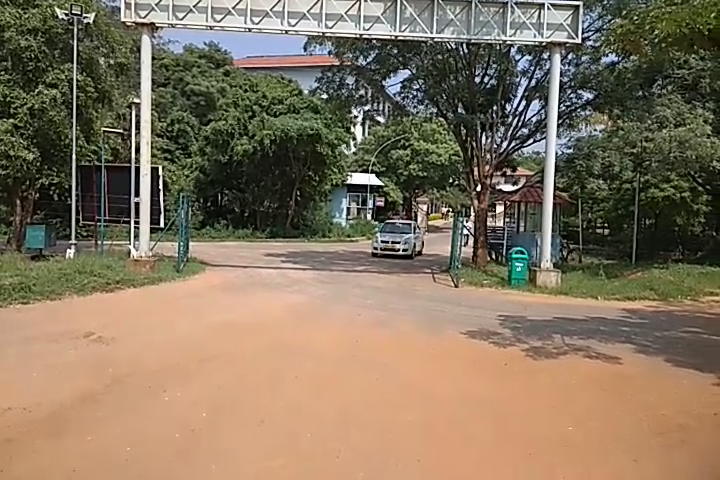
#> input picture frame 23 of 1.mp4, 720 x 480 px
$ python opt_main1.py
#> lines starting #> are read from the running program, lines starting #| are printed output that depends on the picture
import cv2
import numpy as np
cap = cv2.VideoCapture("1.mp4")

ret, frame1 = cap.read()
#> frame1 is the input picture: shape (480, 720, 3); mean B, G, R 95.3, 116.6, 132.5
prvs = cv2.cvtColor(frame1,cv2.COLOR_BGR2GRAY)
hsv = np.zeros_like(frame1)
hsv[...,1] = 255

while(1):
    ret, frame2 = cap.read()
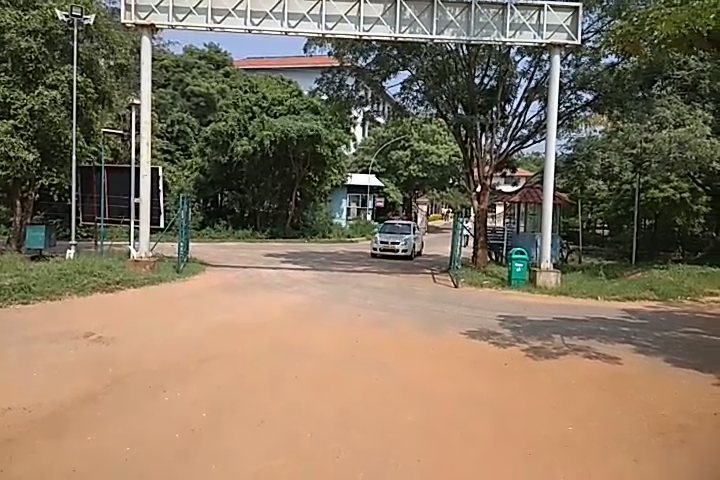
#> input picture frame 24 of 1.mp4, 720 x 480 px
#> frame2 is the input picture: shape (480, 720, 3); mean B, G, R 95.3, 116.6, 132.6
    if ret is True:
    	next = cv2.cvtColor(frame2,cv2.COLOR_BGR2GRAY)
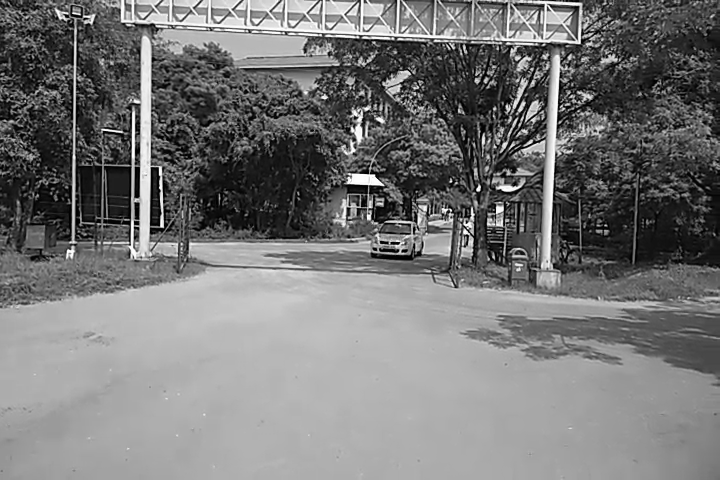
#> next: shape (480, 720); min 0, max 255, mean 118.9
    else:
    	continue

    flow = cv2.calcOpticalFlowFarneback(prvs,next, None, 0.5, 3, 15, 3, 5, 1.2, 0)

    mag, ang = cv2.cartToPolar(flow[...,0], flow[...,1])
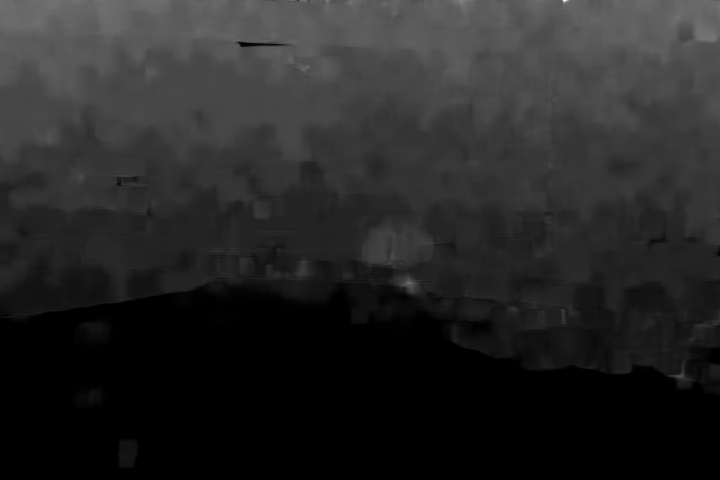
#> mag: shape (480, 720) float32; min 1.58e-11, max 3.57, mean 0.539; drawn with min black and max white
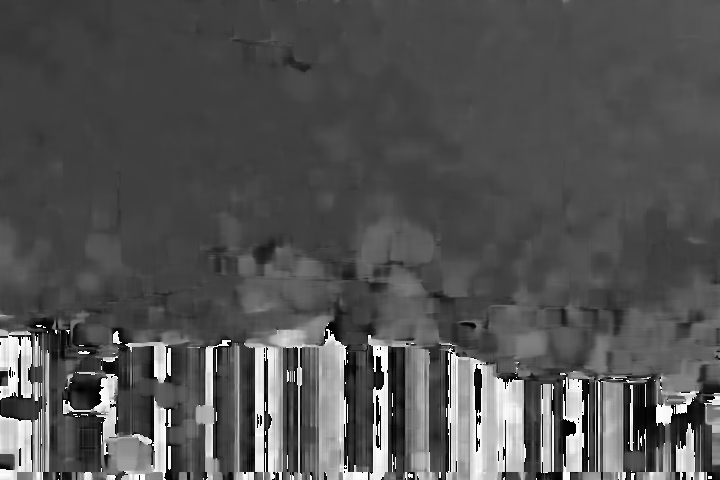
#> ang: shape (480, 720) float32; min 1.53e-05, max 6.28, mean 2.06; drawn with min black and max white
    hsv[...,0] = ang*180/np.pi/2
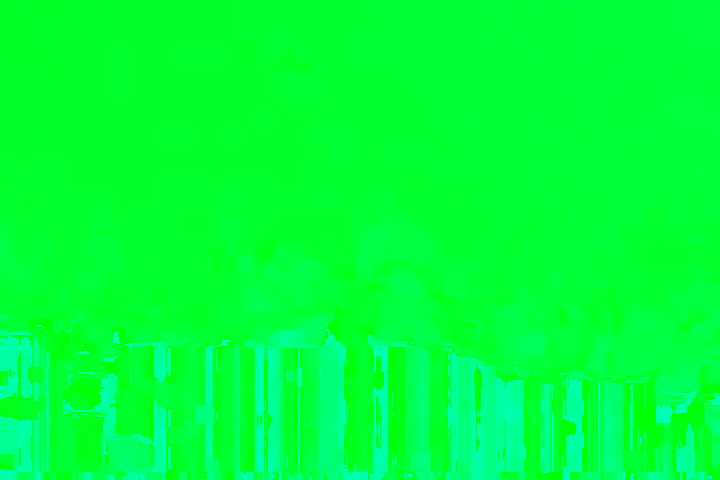
#> hsv: shape (480, 720, 3); mean of channels 0, 1, 2 58.5, 255, 0; drawn as B, G, R
    hsv[...,2] = cv2.normalize(mag,None,0,255,cv2.NORM_MINMAX)
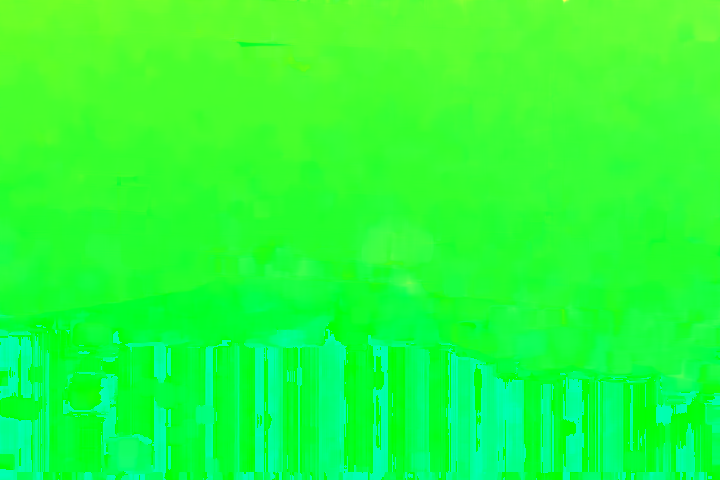
#> hsv: shape (480, 720, 3); mean of channels 0, 1, 2 58.5, 255, 38.2; drawn as B, G, R
    rgb = cv2.cvtColor(hsv,cv2.COLOR_HSV2BGR)
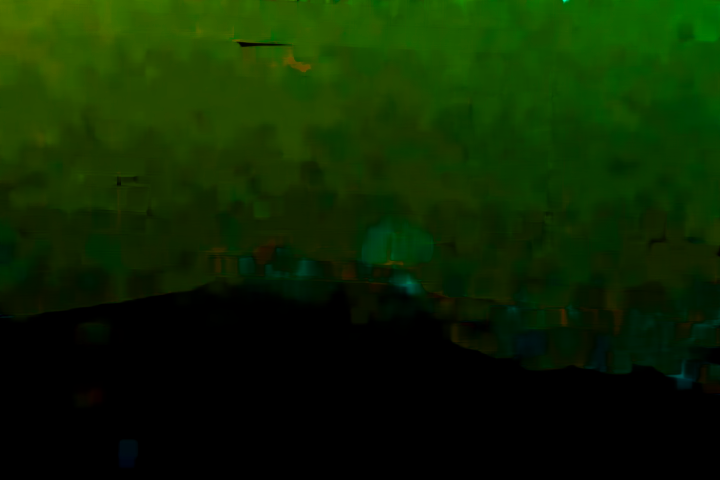
#> rgb: shape (480, 720, 3); mean B, G, R 0.4, 38.2, 13.3

    cv2.imshow('frame2',rgb)
    k = cv2.waitKey(30) & 0xFF
#> (key Esc is pressed here)
    if k == 27:
        break
    elif k == ord('s'):
        cv2.imwrite('opticalfb.png',frame2)
        cv2.imwrite('opticalhsv.png',rgb)
    prvs = next

cap.release()
cv2.destroyAllWindows()

$ run again, starting later in the video
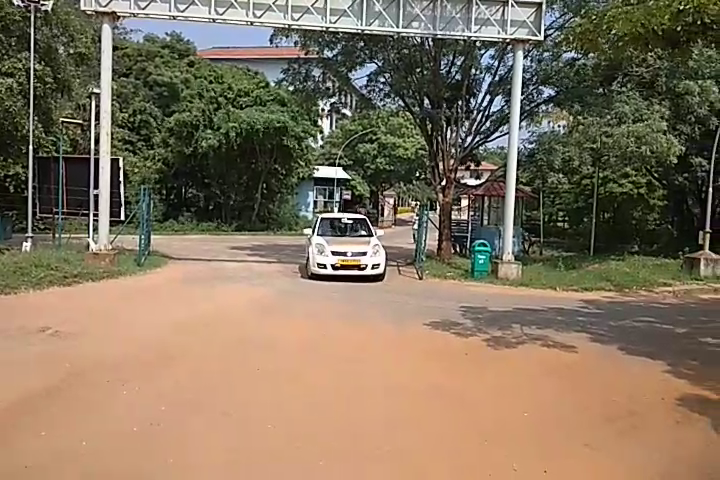
#> input picture frame 104 of 1.mp4, 720 x 480 px
#> frame1 is the input picture: shape (480, 720, 3); mean B, G, R 94.4, 115.9, 132
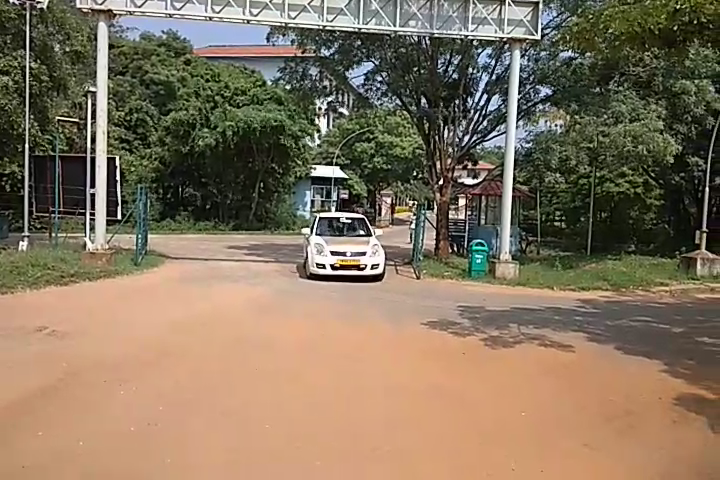
#> input picture frame 105 of 1.mp4, 720 x 480 px
#> frame2 is the input picture: shape (480, 720, 3); mean B, G, R 94.3, 115.8, 132
#> `rgb = cv2.cvtColor(hsv,cv2.COLOR_HSV2BGR)`:
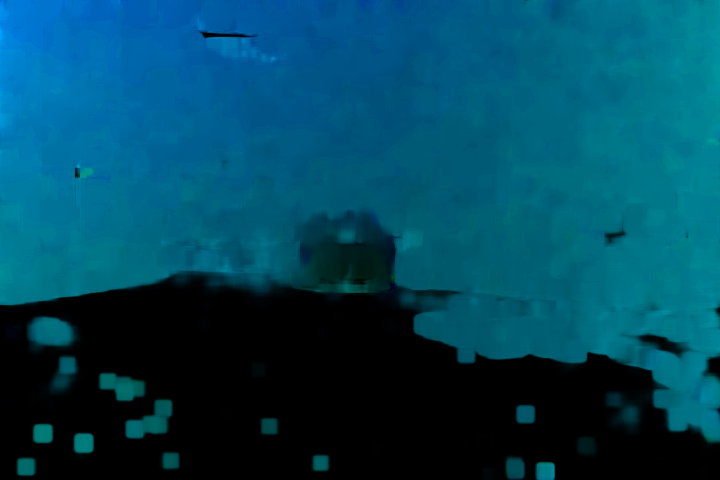
#> rgb: shape (480, 720, 3); mean B, G, R 92.8, 69.9, 0

$ run again, starting later in the video
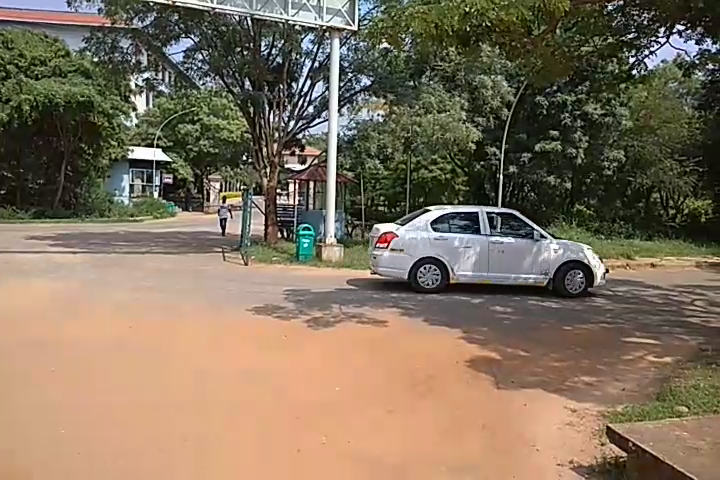
#> input picture frame 185 of 1.mp4, 720 x 480 px
#> frame1 is the input picture: shape (480, 720, 3); mean B, G, R 93.1, 112.9, 128.7
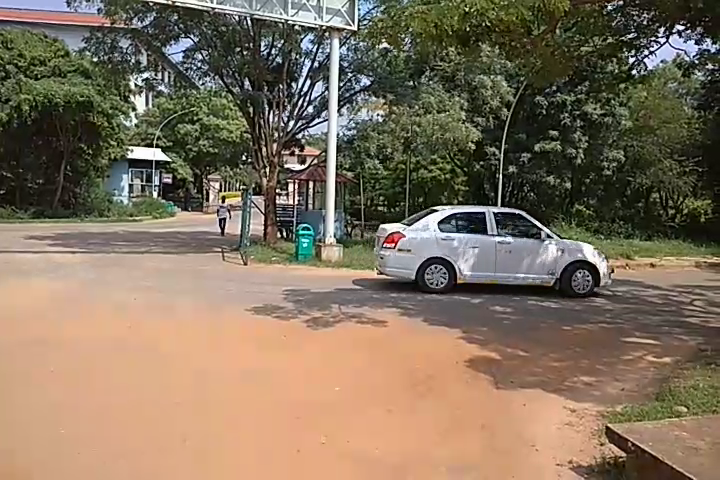
#> input picture frame 186 of 1.mp4, 720 x 480 px
#> frame2 is the input picture: shape (480, 720, 3); mean B, G, R 93.3, 113.1, 128.8
#> `rgb = cv2.cvtColor(hsv,cv2.COLOR_HSV2BGR)`:
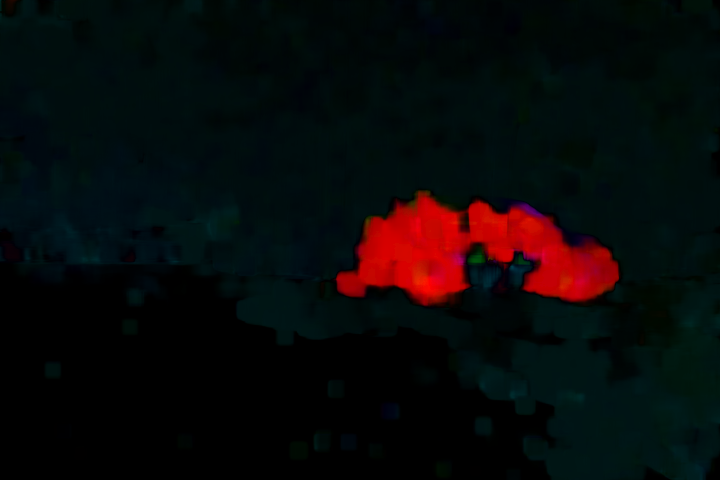
#> rgb: shape (480, 720, 3); mean B, G, R 9.6, 9.4, 9.6
